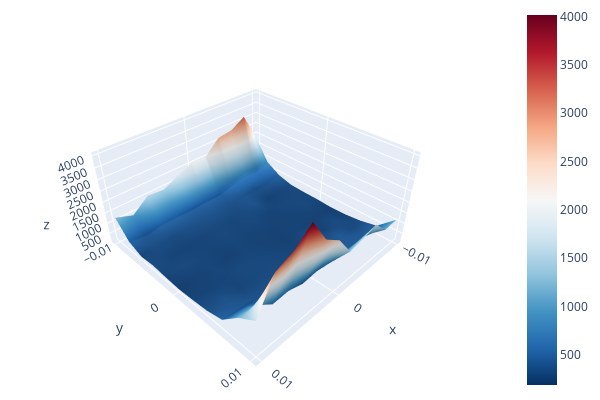

The cell this chart's notebook holds for it:
### Code cell
import plotly.graph_objects as go

hovertemplate = "<b>Z %{z:.2f}</b> <br>X %{x:.2f}</br>Y %{y:.2f} <extra></extra>"
offsets = agent_wrapper.offsets
fig = go.Figure(
    data=[
        go.Surface(
            x=offsets,
            y=offsets,
            z=surface,
            colorscale="RdBu_r",
            hovertemplate=hovertemplate,
        )
    ]
)

fig.update_traces(
    hovertemplate=hovertemplate,
    hoverlabel=dict(
        bgcolor="rgba(255, 255, 255, 0.9)",  # white with 70% opacity
        font=dict(color="black"),  # optional: set text color
    ),
)
fig.update_layout(
    # title=dict(text="Reward Surface"),
    # autosize=True,
    width=600,
    height=400,
    margin=dict(l=5, r=5, b=5, t=5),
    scene=dict(
        aspectratio=dict(x=1, y=1, z=0.5),  # squeeze z axis
    ),
)


fig

### Figure 1 — Plotly figure (JSON) as saved in the notebook; plotly's stock layout.template omitted (floating-point values rounded to 4 significant figures)
{"data": [{"colorscale": [[0, "rgb(5,48,97)"], [0.1, "rgb(33,102,172)"], [0.2, "rgb(67,147,195)"], [0.3, "rgb(146,197,222)"], [0.4, "rgb(209,229,240)"], [0.5, "rgb(247,247,247)"], [0.6, "rgb(253,219,199)"], [0.7, "rgb(244,165,130)"], [0.8, "rgb(214,96,77)"], [0.9, "rgb(178,24,43)"], [1, "rgb(103,0,31)"]], "hoverlabel": {"bgcolor": "rgba(255, 255, 255, 0.9)", "font": {"color": "black"}}, "hovertemplate": "<b>Z %{z:.2f}</b> <br>X %{x:.2f}</br>Y %{y:.2f} <extra></extra>", "type": "surface", "x": [-0.01, -0.008, -0.006, -0.004, -0.002, 0.0, 0.002, 0.004, 0.006, 0.008, 0.01], "y": [-0.01, -0.008, -0.006, -0.004, -0.002, 0.0, 0.002, 0.004, 0.006, 0.008, 0.01], "z": [[1904.0, 3193.0, 2808.0, 2710.0, 2095.0, 2086.0, 1816.0, 1470.0, 1542.0, 977.3, 1263.0], [867.1, 659.4, 732.7, 607.4, 459.7, 475.9, 449.6, 488.1, 495.7, 372.6, 514.0], [471.5, 362.8, 317.9, 346.4, 314.8, 333.8, 321.7, 317.1, 275.3, 290.3, 242.2], [284.0, 237.3, 215.2, 329.8, 265.0, 249.3, 259.1, 234.9, 223.9, 232.1, 296.5], [250.4, 256.2, 251.7, 218.6, 255.1, 239.6, 251.7, 232.0, 243.6, 271.9, 232.4], [237.8, 260.9, 227.2, 217.3, 216.2, 217.2, 237.0, 205.5, 239.3, 216.0, 189.3], [193.8, 212.0, 209.3, 232.5, 202.7, 229.9, 249.7, 268.6, 236.5, 227.4, 236.3], [209.9, 280.6, 223.3, 295.0, 227.5, 245.4, 270.0, 259.7, 241.9, 320.5, 306.7], [288.3, 273.1, 391.8, 281.5, 330.1, 293.7, 282.3, 315.1, 333.6, 378.0, 487.7], [450.2, 415.1, 376.9, 451.0, 428.5, 532.0, 454.6, 654.9, 605.7, 1166.0, 1209.0], [1170.0, 1109.0, 1784.0, 1584.0, 1457.0, 2418.0, 2905.0, 4013.0, 3404.0, 3112.0, 1703.0]]}], "layout": {"height": 400, "margin": {"b": 5, "l": 5, "r": 5, "t": 5}, "scene": {"aspectratio": {"x": 1, "y": 1, "z": 0.5}}, "width": 600}}
